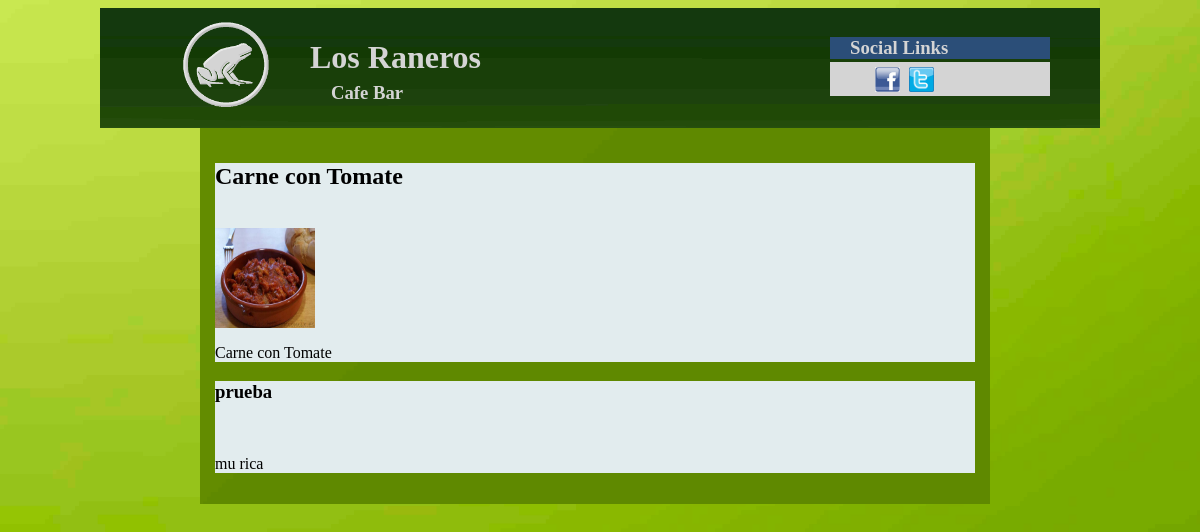
Screenshot of /php/tapa.php?id=27 with the database file from the repository.
### tables this page shows
CREATE TABLE IF NOT EXISTS `tapa` (
  `idTapa` int(11) NOT NULL AUTO_INCREMENT,
  `nombre` varchar(100) NOT NULL,
  `descripcion` varchar(500) NOT NULL,
  `tipoTapa_idTipoTapa` int(11) NOT NULL,
  PRIMARY KEY (`idTapa`),
  UNIQUE KEY `idTapa_UNIQUE` (`idTapa`),
  KEY `fk_tapa_tipoTapa1_idx` (`tipoTapa_idTipoTapa`)
);

CREATE TABLE IF NOT EXISTS `tipotapa` (
  `idTipoTapa` int(11) NOT NULL AUTO_INCREMENT,
  `nombre` varchar(45) NOT NULL,
  PRIMARY KEY (`idTipoTapa`),
  UNIQUE KEY `idTipoTapa_UNIQUE` (`idTipoTapa`)
);

CREATE TABLE IF NOT EXISTS `foto` (
  `idFoto` int(11) NOT NULL AUTO_INCREMENT,
  `foto` varchar(400) DEFAULT NULL,
  `album_idAlbum` int(11) NOT NULL,
  `tapa_idtapa` int(11) NOT NULL,
  PRIMARY KEY (`idFoto`),
  UNIQUE KEY `idFoto_UNIQUE` (`idFoto`),
  KEY `fk_foto_album1_idx` (`album_idAlbum`),
  KEY `tapa_idtapa` (`tapa_idtapa`)
);

CREATE TABLE IF NOT EXISTS `cometario` (
  `idcomentario` int(11) NOT NULL AUTO_INCREMENT,
  `comentario` varchar(500) NOT NULL,
  `usuario_idusuarios` int(11) NOT NULL,
  `evento_idEvento` int(11) DEFAULT NULL,
  `tapa_idTapa` int(11) DEFAULT NULL,
  `foto_idFoto` int(11) DEFAULT NULL,
  PRIMARY KEY (`idcomentario`),
  KEY `fk_cometario_usuario1_idx` (`usuario_idusuarios`),
  KEY `fk_cometario_evento1_idx` (`evento_idEvento`),
  KEY `fk_cometario_tapa1_idx` (`tapa_idTapa`),
  KEY `fk_cometario_foto1_idx` (`foto_idFoto`)
);

CREATE TABLE IF NOT EXISTS `usuario` (
  `idusuarios` int(11) NOT NULL AUTO_INCREMENT,
  `nombre` varchar(45) DEFAULT NULL,
  `apellidos` varchar(45) DEFAULT NULL,
  `nick` varchar(45) NOT NULL,
  `email` varchar(45) NOT NULL,
  `password` varchar(100) NOT NULL,
  `esRoot` tinyint(1) NOT NULL DEFAULT '0',
  PRIMARY KEY (`idusuarios`)
);

### php/constantesConexion.php (called while the page is built)
<?php
      $host="localhost";
      $usuario="root";
      $passwd="";
      $bd="raneros";
?>

### php/conexionSQL.php (called while the page is built, shortened)
<?php
class conexionSQL{
   	public $mysqli;
	function __construct(){
	    include('constantesConexion.php');
		$this->mysqli=new mysqli($host, $usuario,$passwd,$bd);
	}
	public function selectSQL($sentencia){
		return $this->mysqli->query($sentencia);
	}
}
?>

### php/tapa.php (the view, shortened to what this page needs)
<!DOCTYPE html PUBLIC "-//W3C//DTD XHTML 1.0 Transitional//EN" "http://www.w3.org/TR/xhtml1/DTD/xhtml1-transitional.dtd">
<html xmlns="http://www.w3.org/1999/xhtml">
<head>
	<link href="../css/style.css" rel="stylesheet" type="text/css">
	<link rel="stylesheet" type="text/css" href="engine0/style.css" />
</head>
<body>
	<div id="contenido">
		<div id="cabecera">
			<img src="../css/img/BannerVerde.jpg" id="fondoCabecera">
			<div id="titleHeader">
				<img src="../css/img/icono-rana.png" id="logo" width="90px" height="90px">
				<h1>Los Raneros</h1>
				<h3>Cafe Bar</h3>
			</div>
			<div id="redesSociales">
				<div id="redesTitle">
					<h3>Social Links</h3>
				</div>
				<div id="redesLinks">
					<img src="../css/img/iconos/facebook.png" class="logoSocial">
					<img src="../css/img/iconos/twitter.png" class="logoSocial">
				</div>
			</div>
		<div id="contenedorCuerpo">
			<div class="evento">
				<?php
					include('conexionSQL.php');
					$sql=new conexionSQL();
					$imagen = mysqli_fetch_array($sql->selectSQL("SELECT foto FROM foto WHERE tapa_idtapa='".$_GET['id']."'"), MYSQLI_NUM);
					$idcategoria = mysqli_fetch_array($sql->selectSQL("SELECT tipoTapa_idTipoTapa FROM tapa WHERE idTapa='".$_GET['id']."'"), MYSQLI_NUM);
					$categoria = mysqli_fetch_array($sql->selectSQL("SELECT nombre FROM tipotapa WHERE idTipoTapa='".$idcategoria[0]."'"), MYSQLI_NUM);
					$sentencia="SELECT * FROM tapa WHERE idTapa='".$_GET['id']."'";
					$consulta=$sql->selectSQL($sentencia);
					$row=mysqli_fetch_array($consulta, MYSQLI_ASSOC);
					echo "<h2>".$row['nombre']."</h2><br>";
					echo "<img src='../css/img/tapas/".$categoria[0]."/".$imagen[0]."' alt='".$row['nombre']."' height='100' width='100'>";
					echo "<p>".$row['descripcion']."</p>";
				?>
			</div>
			<?php
				include ('constantesConexion.php');
				$mysqli=new mysqli($host, $usuario,$passwd,$bd);
				$sentencia = "SELECT * FROM `cometario` WHERE tapa_idTapa=".$_GET['id'];
				$consulta=$mysqli->query($sentencia);
				while($row=mysqli_fetch_array($consulta, MYSQLI_ASSOC)){
					echo "<div class='evento'>";
						$sentencia = "SELECT * FROM usuario WHERE idusuarios=".$row['usuario_idusuarios'];
						$consulta=$sql->selectSQL($sentencia);
						$usuario=mysqli_fetch_array($consulta, MYSQLI_NUM)[1];
						echo "<h3>".$usuario."</h3><br />";
						echo "<p>".$row['comentario']."</p>";
					echo "</div>";
				}
			?>
		</div>
	</div>
</body>
</html>

### css/style.css (style rules this page uses)
body { background-image: url(img/FondoBody.jpg); background-repeat: no-repeat; background-attachment: fixed; -webkit-background-size: 100% 100%; background-size: 100% 100%; margin-top:Arial; font-family: Verdana; }
#contenido { margin:auto; width:1000px; }
#cabecera { height:120px; width:100%; margin-bottom: -20px; }
#fondoCabecera { width:100%; height:100%; float:left; z-index:0; }
#titleHeader { float:left; margin-top:-110px; margin-left:80px; }
#titleHeader img { float:left; }
#titleHeader h1 { float:left; margin-left: 40px; color: #d4d4d4; }
#titleHeader h3 { float:left; margin-left:-150px; padding-top: 45px; color:#d4d4d4; }
#redesSociales { float:right; width: 220px; margin-top:-110px; margin-right: 50px; }
#redesTitle { background-color: #2b4e78; padding-left: 20px; }
#redesTitle h3 { color:#d4d4d4; }
#redesLinks { margin-top:-15px; background-color: #d4d4d4; padding-top: 5px; padding-left:40px; }
#redesLinks img { width: 25px; height: 25px; margin-left: 5px; }
#contenedorCuerpo { height : auto; width : 760px; background-image:url(img/fondoContenedorCuerpo.jpg); background-repeat: no-repeat; background-attachment: fixed; background-size: 100% 100%; margin-left:100px; margin-right:120px; margin-top:0px; padding-top:15px; padding-left:15px; padding-right:15px; padding-bottom:15px; float: left; z-index:1; }
.evento { background-color: #E2ECEE; padding:auto; margin:auto; }

### rows the page displays
tapa: nombre "Carne con Tomate", descripcion "Carne con Tomate"
tipotapa: nombre.foto (picture)
cometario: usuario_idusuarios.nombre "prueba", comentario "mu rica"
